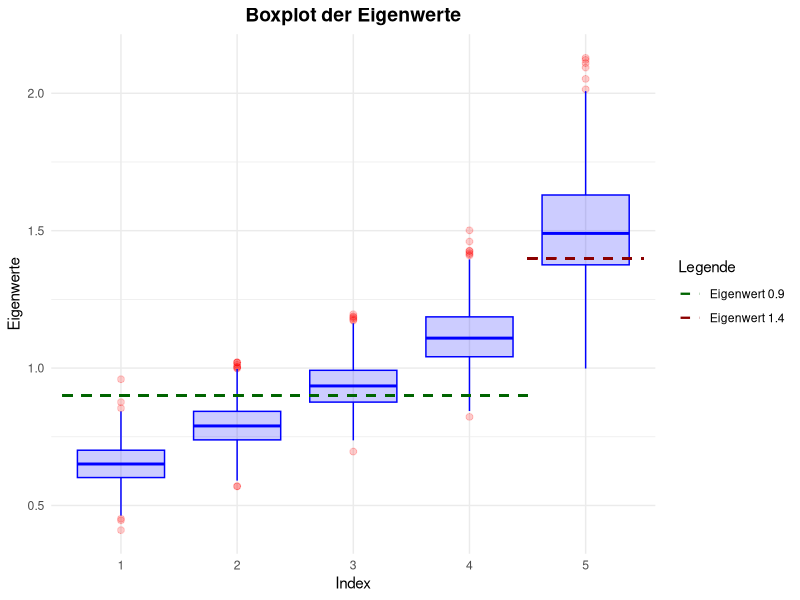
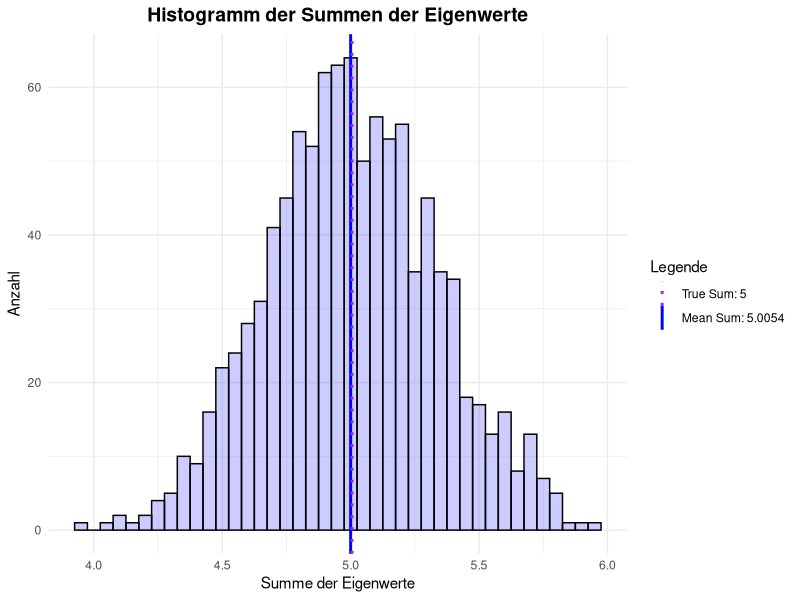
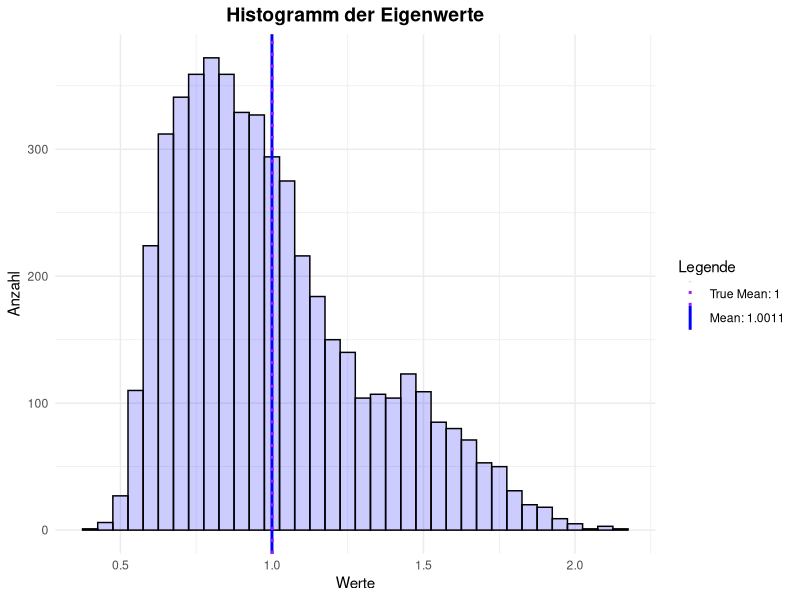

Recreate these plots in R, in order.
library(tidyverse)
library(MASS)

# Vorbereitung

n <- 100
p <- 5
# Kovarianz Matrix und Erwartungswert erstellen
Sigma <- diag(0.9, nrow = p, ncol = p) + matrix(0.1, nrow = p, ncol = p)
mu <- c(rep(0,p))
# Multivariate Daten erzeugen
X_transposed <- mvrnorm(n, mu, Sigma)
# X_transposed in R^{n \times p}


## Aufgabe a)

M <- 1000
# symmetric -> Matrix ist symmetrisch
# only.values -> Eigenvektoren werden nicht berechnet
# decreasing = FALSE -> Eigenwerte werden aufsteigend sortiert
true_eigenvalues <- sort(eigen(Sigma, symmetric=TRUE,
                               only.values=TRUE)$values, decreasing = FALSE)

# Speicher für Eigenwerte erstellen
storage_ev <- matrix(0, nrow = M, ncol = p)
# Monte Carlo Simulation
for (i in (1:M)){
  X_transposed <- mvrnorm(n, mu, Sigma)
  S <- (1/n) * t(X_transposed) %*% X_transposed
  storage_ev[i,] <- sort(eigen(S, symmetric=TRUE,
                               only.values=TRUE)$values, decreasing = FALSE)
}

# Boxplot der Eigenwerte
# Zuerst Data Frame erstellen
eigenvalues_df <- data.frame(matrix(NA, nrow=p*M, ncol=2))
colnames(eigenvalues_df) = c("Index", "Werte")
for (i in (0:4)){
  eigenvalues_df$Index[(i*M + 1): ((i+1)*M)] = rep((i+1), M)
  eigenvalues_df$Werte[(i*M + 1): ((i+1)*M)] = storage_ev[,(i+1)]
}
# Index Spalte von numerischen in kategorische Werte umwandeln
eigenvalues_df$Index <- as.factor(eigenvalues_df$Index)

# Box Plot der Eigenwerte
ggplot(eigenvalues_df, aes(x = Index, y = Werte)) + 
  geom_boxplot(color = "blue", fill = "blue", alpha = 0.2, notch = FALSE,
               outlier.colour = "red", outlier.fill = "red", outlier.size = 2) +
  geom_segment(aes(x = 0.5, xend = 4.5, y = 0.9, yend = 0.9, color = "Eigenwert 0.9"), 
               linetype = "dashed", linewidth = 0.8, inherit.aes = FALSE) +
  geom_segment(aes(x = 4.5, xend = 5.5, y = 1.4, yend = 1.4, color = "Eigenwert 1.4"), 
               linetype = "dashed", linewidth = 0.8, inherit.aes = FALSE) +
  # inherit.as = FALSE -> Wir überschreiben das globale aes
  scale_color_manual(
    values = c("Eigenwert 0.9" = "darkgreen", "Eigenwert 1.4" = "darkred"),
    name = "Legende"
  ) +
  labs(
    title = "Boxplot der Eigenwerte",
    x = "Index",
    y = "Eigenwerte"
  ) +
  theme_minimal() +
  theme(
    plot.title = element_text(face = "bold", size = 14, hjust = 0.5),
  )

# Histogram der Summen von Eigenwerten
sum_true_ev <- sum(true_eigenvalues)
sum_calc_ev <- rowSums(storage_ev)

ggplot() + 
  geom_histogram(aes(x = sum_calc_ev), binwidth = 0.05,
                 color="black",fill="blue", alpha=0.2) +
  labs(x = "Summe der Eigenwerte", y = "Anzahl",
       title = "Histogramm der Summen der Eigenwerte") +
  geom_vline(aes(xintercept = sum_true_ev, color = "True Sum"),
             linetype = "solid", linewidth = 1) +
  geom_vline(aes(xintercept = mean(sum_calc_ev), color = "Mean Sum"),
             linetype = "dotted", linewidth = 1) +
  scale_color_manual(values = c("True Sum" = "blue", "Mean Sum" = "purple"), 
                     labels = c(
                       paste0("True Sum: ", sum_true_ev),
                       paste0("Mean Sum: ", round(mean(sum_calc_ev),4))),
                     name = "Legende") +
  theme_minimal() +
  theme(
    plot.title = element_text(face = "bold", size = 14, hjust = 0.5)
  )
  
# Kleines Add-On: 
# Histogram aller Eigenwerte
ggplot(eigenvalues_df, aes(x = Werte)) +
  geom_histogram(fill = "blue", color = "black", binwidth = 0.05, alpha = 0.2) + 
  geom_vline(aes(xintercept = mean(true_eigenvalues), color = "True Mean"),
             linetype = "solid", linewidth = 1) +
  geom_vline(aes(xintercept = mean(storage_ev), color = "Calculated Mean"),
             linetype = "dotted", linewidth = 1) +
  scale_color_manual(values = c("True Mean" = "blue", "Calculated Mean" = "purple"),
                     labels = c(
                       paste0("True Mean: ", mean(true_eigenvalues)),
                       paste0("Mean: ", round(mean(storage_ev),4))),
                     name = "Legende") + 
  labs(
    title = "Histogramm der Eigenwerte",
    x = "Werte",
    y = "Anzahl"
  ) + 
  theme_minimal() +
  theme(
    plot.title = element_text(face = "bold", size = 14, hjust = 0.5)
  )
